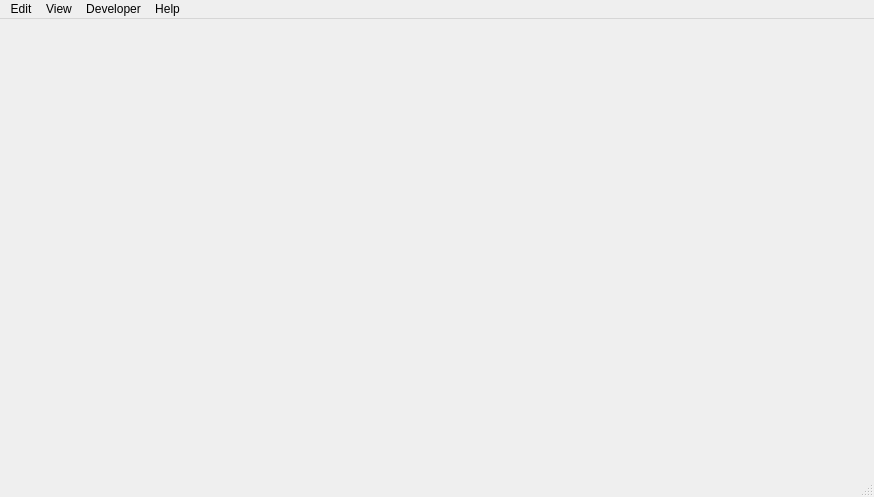
<?xml version="1.0" encoding="UTF-8"?>
<ui version="4.0">
 <class>Colorman</class>
 <widget class="QMainWindow" name="Window">
  <property name="geometry">
   <rect>
    <x>0</x>
    <y>0</y>
    <width>874</width>
    <height>497</height>
   </rect>
  </property>
  <property name="windowTitle">
   <string>Colorman</string>
  </property>
  <widget class="QWidget" name="centralwidget">
   <layout class="QHBoxLayout" name="horizontalLayout_2">
    <property name="spacing">
     <number>12</number>
    </property>
    <property name="sizeConstraint">
     <enum>QLayout::SetDefaultConstraint</enum>
    </property>
    <item>
     <widget class="colorman::VectorscopeWidget" name="vectorscope" native="true"/>
    </item>
    <item>
     <widget class="colorman::ImageWidget" name="imagewidget" native="true">
      <property name="styleSheet">
       <string notr="true"/>
      </property>
      <layout class="QHBoxLayout"/>
     </widget>
    </item>
   </layout>
  </widget>
  <widget class="QMenuBar" name="menubar">
   <property name="geometry">
    <rect>
     <x>0</x>
     <y>0</y>
     <width>874</width>
     <height>24</height>
    </rect>
   </property>
   <widget class="QMenu" name="menuEdit">
    <property name="title">
     <string>Edit</string>
    </property>
   </widget>
   <widget class="QMenu" name="menuView">
    <property name="title">
     <string>View</string>
    </property>
   </widget>
   <widget class="QMenu" name="menuHelp">
    <property name="title">
     <string>Help</string>
    </property>
    <addaction name="about"/>
    <addaction name="openGithubReadme"/>
    <addaction name="openGithubIssues"/>
   </widget>
   <widget class="QMenu" name="menuDeveloper">
    <property name="title">
     <string>Developer</string>
    </property>
    <addaction name="python"/>
   </widget>
   <addaction name="menuEdit"/>
   <addaction name="menuView"/>
   <addaction name="menuDeveloper"/>
   <addaction name="menuHelp"/>
  </widget>
  <widget class="QStatusBar" name="statusbar"/>
  <action name="about">
   <property name="text">
    <string>About</string>
   </property>
  </action>
  <action name="openGithubReadme">
   <property name="text">
    <string>Open Github README</string>
   </property>
  </action>
  <action name="openGithubIssues">
   <property name="text">
    <string>Open Github Issues</string>
   </property>
  </action>
  <action name="python">
   <property name="text">
    <string>Python ...</string>
   </property>
   <property name="shortcut">
    <string>P</string>
   </property>
  </action>
 </widget>
 <customwidgets>
  <customwidget>
   <class>colorman::VectorscopeWidget</class>
   <extends>QWidget</extends>
   <header>../../sources/colorman/include/vectorscopewidget.h</header>
   <container>1</container>
  </customwidget>
  <customwidget>
   <class>colorman::ImageWidget</class>
   <extends>QWidget</extends>
   <header>../../sources/colorman/include/imagewidget.h</header>
   <container>1</container>
  </customwidget>
 </customwidgets>
 <resources/>
 <connections/>
</ui>
